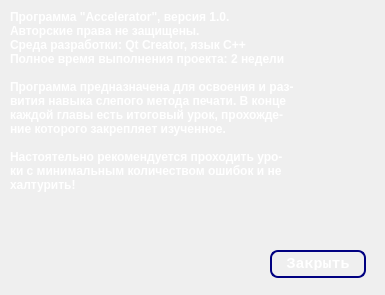
<?xml version="1.0" encoding="UTF-8"?>
<ui version="4.0">
 <class>About</class>
 <widget class="QDialog" name="About">
  <property name="geometry">
   <rect>
    <x>0</x>
    <y>0</y>
    <width>385</width>
    <height>295</height>
   </rect>
  </property>
  <property name="windowTitle">
   <string>О программе</string>
  </property>
  <property name="windowIcon">
   <iconset resource="images.qrc">
    <normaloff>:/img/pic/MainWindow/about.ico</normaloff>:/img/pic/MainWindow/about.ico</iconset>
  </property>
  <widget class="QLabel" name="text">
   <property name="geometry">
    <rect>
     <x>10</x>
     <y>10</y>
     <width>370</width>
     <height>251</height>
    </rect>
   </property>
   <property name="font">
    <font>
     <family>Tahoma</family>
     <pointsize>9</pointsize>
     <weight>75</weight>
     <bold>true</bold>
    </font>
   </property>
   <property name="layoutDirection">
    <enum>Qt::LeftToRight</enum>
   </property>
   <property name="styleSheet">
    <string notr="true">color: white;</string>
   </property>
   <property name="text">
    <string>Программа &quot;Accelerator&quot;, версия 1.0.
Авторские права не защищены.
Среда разработки: Qt Creator, язык C++
Полное время выполнения проекта: 2 недели

Программа предназначена для освоения и раз-
вития навыка слепого метода печати. В конце
каждой главы есть итоговый урок, прохожде-
ние которого закрепляет изученное.

Настоятельно рекомендуется проходить уро-
ки с минимальным количеством ошибок и не
халтурить!</string>
   </property>
   <property name="alignment">
    <set>Qt::AlignLeading|Qt::AlignLeft|Qt::AlignTop</set>
   </property>
  </widget>
  <widget class="QLabel" name="bg">
   <property name="geometry">
    <rect>
     <x>0</x>
     <y>0</y>
     <width>385</width>
     <height>295</height>
    </rect>
   </property>
   <property name="text">
    <string/>
   </property>
   <property name="pixmap">
    <pixmap resource="images.qrc">:/img/pic/MainWindow/bg.jpg</pixmap>
   </property>
  </widget>
  <widget class="QPushButton" name="close">
   <property name="geometry">
    <rect>
     <x>270</x>
     <y>250</y>
     <width>96</width>
     <height>28</height>
    </rect>
   </property>
   <property name="font">
    <font>
     <family>Courier New</family>
     <pointsize>11</pointsize>
     <weight>75</weight>
     <bold>true</bold>
    </font>
   </property>
   <property name="styleSheet">
    <string notr="true">QPushButton {
border-style: outset;
     min-width: 5em;
     padding: 6px;
     border: 1px solid #404040;
     border-width: 2px;
     border-radius: 8px;
     background-color: qlineargradient(x1: 0, y1: 0, x2: 0, y2: 1,
                                       stop: 0 #999999, stop: 1 #404040);
	color: white;
}

QPushButton:pressed {
	 color:rgb(200,200,200);
     background-color: qlineargradient(x1: 0, y1: 0, x2: 0, y2: 1,
                                       stop: 0 #404040, stop: 1 #999999);
 }

QPushButton:disabled {
	color:rgb(200,200,200);
	background-color: qlineargradient(x1: 0, y1: 0, x2: 0, y2: 1,
									  stop: 0 #555555, stop: 1 #999999);
}

 QPushButton:hover {
     border-color: green;
 }

 QPushButton:default {
     border-color: navy; /* делаем кнопку по умолчанию выпуклой */
 }</string>
   </property>
   <property name="text">
    <string>Закрыть</string>
   </property>
  </widget>
  <zorder>bg</zorder>
  <zorder>text</zorder>
  <zorder>close</zorder>
 </widget>
 <resources>
  <include location="images.qrc"/>
 </resources>
 <connections/>
</ui>
